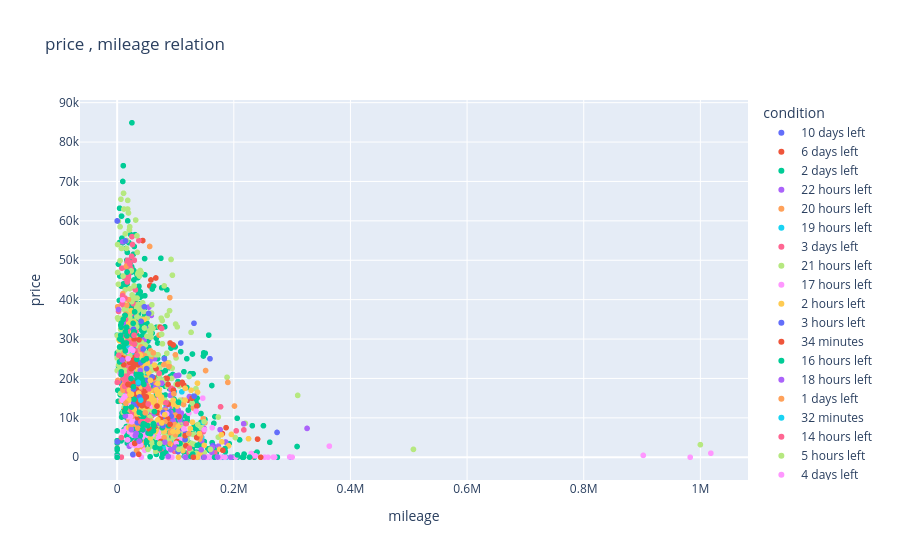

Write notebook code for a chart like this one.
### Code cell
import plotly.express as px
fig = px.scatter(df, y= 'price', x = 'mileage', hover_name='model',
                  color = 'condition', title='price , mileage relation')
fig.show()
